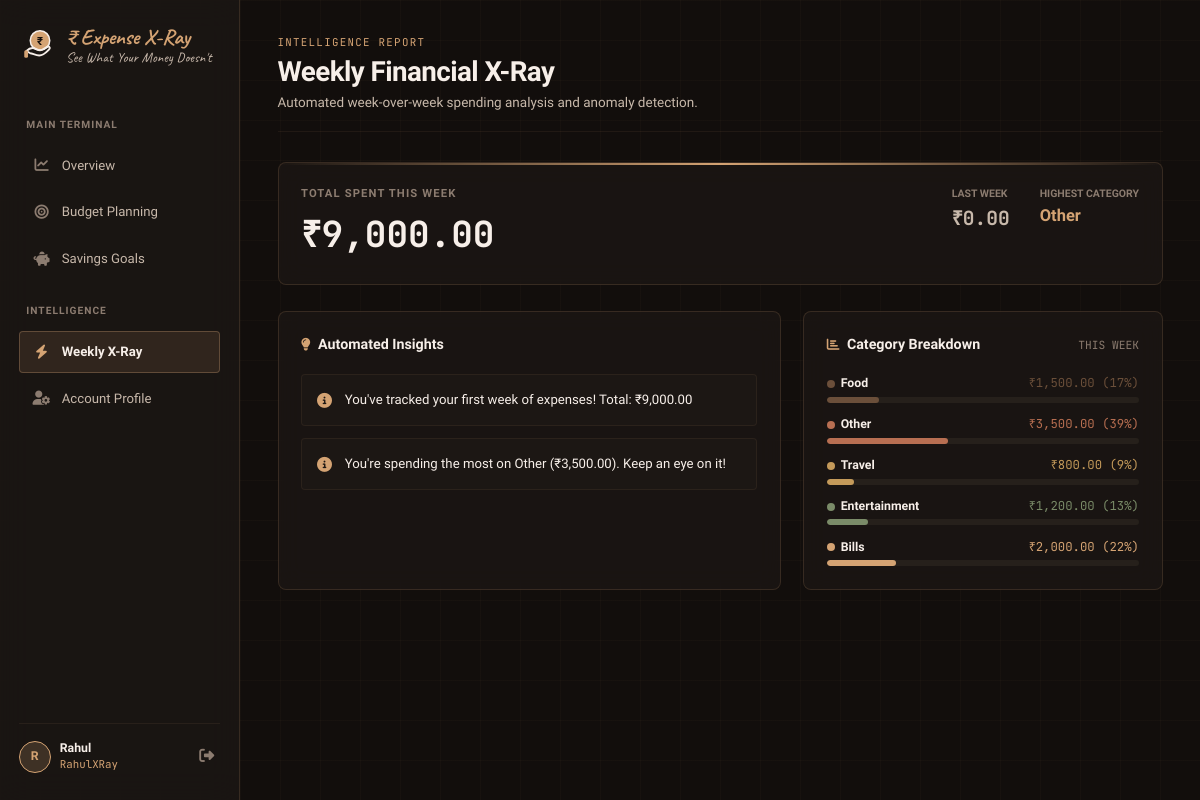
Screenshot of /reports (signed in) with the database file from the repository.
### models.py (models this page shows)
class User(db.Model):
    __tablename__ = 'user'
    id = db.Column(db.Integer, primary_key=True)
    name = db.Column(db.String(100), nullable=True)           # Display name (e.g. "Rahul")
    expense_xray_id = db.Column(db.String(100), nullable=False, unique=True)  # e.g. "RahulXRay"
    password_hash = db.Column(db.String(256), nullable=False)
    created_at = db.Column(db.DateTime, default=datetime.utcnow)
    monthly_income = db.Column(db.Float, default=0.0)
    expenses = db.relationship('Expense', backref='owner', lazy=True)
    goals = db.relationship('Goal', backref='owner', lazy=True)

class Expense(db.Model):
    __tablename__ = 'expense'
    id = db.Column(db.Integer, primary_key=True)
    amount = db.Column(db.Float, nullable=False)
    description = db.Column(db.String(200), nullable=False)
    category = db.Column(db.String(50), nullable=False)
    date = db.Column(db.DateTime, default=datetime.utcnow)
    user_id = db.Column(db.Integer, db.ForeignKey('user.id'), nullable=True)

### app.py (the view)
@app.route('/reports')
@login_required
def reports():
    user = get_current_user()
    insights = get_weekly_insights(user_id=user.id)
    return render_template('reports.html', insights=insights, user=user)

### app.py (called while the page is built)
def login_required(f):
    @functools.wraps(f)
    def decorated(*args, **kwargs):
        if 'user_id' not in session:
            flash('Please log in to access this page.', 'info')
            return redirect(url_for('login'))
        return f(*args, **kwargs)
    return decorated

def get_current_user():
    if 'user_id' not in session:
        return None
    return User.query.get(session['user_id'])

### templates/reports.html (shortened to what this page needs)
{% extends "base.html" %}
{% block content %}
<div class="page-top">
  <div>
    <div class="page-eyebrow">Intelligence Report</div>
    <h1 class="page-title">Weekly Financial X-Ray</h1>
    <p class="page-subtitle">Automated week-over-week spending analysis and anomaly detection.</p>
  </div>
</div>
<div class="card" style="margin-bottom:1.75rem;position:relative;overflow:hidden">
  <div style="position:absolute;top:0;left:0;right:0;height:2px;background:linear-gradient(90deg, transparent, var(--accent-bronze), transparent)"></div>
  <div style="display:flex;justify-content:space-between;align-items:flex-start;gap:2rem;flex-wrap:wrap">
    <div>
      <div style="font-size:0.75rem;font-weight:700;text-transform:uppercase;letter-spacing:0.1em;color:var(--text-muted);margin-bottom:0.3rem">
        TOTAL SPENT THIS WEEK
      </div>
      <div style="font-family:var(--font-mono);font-size:2.4rem;font-weight:700;color:var(--text-primary)">
        ₹{{ "{:,.2f}".format(insights.current_total or 0) }}
      </div>
    </div>
    <div style="display:flex;gap:2rem">
      <div>
        <div style="font-size:0.7rem;font-weight:700;text-transform:uppercase;color:var(--text-muted)">LAST WEEK</div>
        <div style="font-family:var(--font-mono);font-size:1.3rem;font-weight:700;color:var(--text-secondary);margin-top:0.2rem">
          ₹{{ "{:,.2f}".format(insights.past_total or 0) }}
        </div>
      </div>
      {% if insights.highest_category %}
      <div>
        <div style="font-size:0.7rem;font-weight:700;text-transform:uppercase;color:var(--text-muted)">HIGHEST CATEGORY</div>
        <div style="font-size:1.1rem;font-weight:700;color:var(--accent-bronze);margin-top:0.2rem">
          {{ insights.highest_category }}
        </div>
      </div>
      {% endif %}
    </div>
  </div>
</div>
<div class="two-col">
  <div class="card">
    <div class="card-header">
      <span class="card-title"><i class="card-title-icon fas fa-lightbulb"></i> Automated Insights</span>
    </div>
    {% if insights.insights %}
      <div style="display:flex;flex-direction:column;gap:0.85rem">
        {% for item in insights.insights %}
        <div style="padding:1rem;background:var(--bg-surface);border:1px solid var(--border-subtle);border-radius:var(--radius-sm);display:flex;gap:0.85rem;align-items:flex-start">
          <i class="fas {% if item.type == 'warning' %}fa-triangle-exclamation{% elif item.type == 'success' %}fa-circle-check{% else %}fa-info-circle{% endif %}"
             style="color:{% if item.type == 'warning' %}var(--accent-terracotta){% elif item.type == 'success' %}var(--accent-sage){% else %}var(--accent-bronze){% endif %};margin-top:0.2rem"></i>
          <div style="font-size:0.88rem;color:var(--text-primary);line-height:1.45">{{ item.text }}</div>
        </div>
        {% endfor %}
      </div>
    {% else %}
      <div style="color:var(--text-muted);padding:2rem 0;text-align:center">No weekly insights generated yet. Add transactions to see analytical findings!</div>
    {% endif %}
  </div>
  <div class="card">
    <div class="card-header">
      <span class="card-title"><i class="card-title-icon fas fa-chart-bar"></i> Category Breakdown</span>
      <span style="font-family:var(--font-mono);font-size:0.75rem;color:var(--text-muted)">THIS WEEK</span>
    </div>
    {% if insights.category_breakdown %}
      {% set cat_palette = ['#6B4F3A', '#B86F52', '#C49A5A', '#7A8B68', '#D4A373', '#C5B4A5'] %}
      <div style="display:flex;flex-direction:column;gap:0.85rem">
        {% for cat, val in insights.category_breakdown.items() %}
        {% set cat_pct = (val / insights.current_total * 100) if insights.current_total > 0 else 0 %}
        {% set bar_color = cat_palette[loop.index0 % 6] %}
        <div>
          <div style="display:flex;justify-content:space-between;font-size:0.82rem;margin-bottom:0.25rem">
            <span style="color:var(--text-primary);font-weight:600;display:flex;align-items:center;gap:0.4rem">
              <span style="display:inline-block;width:8px;height:8px;border-radius:50%;background:{{ bar_color }}"></span>
              {{ cat }}
            </span>
            <span style="font-family:var(--font-mono);color:{{ bar_color }}">₹{{ "{:,.2f}".format(val) }} ({{ "{:.0f}".format(cat_pct) }}%)</span>
          </div>
          <div style="height:6px;background:var(--bg-elevated);border-radius:3px;overflow:hidden">
            <div style="height:100%;width:{{ cat_pct }}%;background:{{ bar_color }};border-radius:3px"></div>
          </div>
        </div>
        {% endfor %}
      </div>
    {% else %}
      <div style="color:var(--text-muted);padding:2rem 0;text-align:center">No expenses recorded for this week.</div>
    {% endif %}
  </div>
</div>
{% endblock %}

### templates/base.html (shortened to what this page needs)
<!DOCTYPE html>
<html lang="en">
<head>
  <link rel="stylesheet" href="https://cdnjs.cloudflare.com/ajax/libs/font-awesome/6.4.0/css/all.min.css">
  <link rel="stylesheet" href="{{ url_for('static', filename='css/style.css') }}">
</head>
<body>
  <div class="app-container">
    <aside class="app-sidebar" id="app-sidebar">
      <a href="{{ url_for('dashboard') }}" class="brand-header">
        <svg class="brand-logo-svg" width="36" height="36" viewBox="0 0 48 48" fill="none">
          <text x="28" y="24" font-family="'Plus Jakarta Sans', sans-serif" font-weight="700" font-size="15" fill="#120E0C" text-anchor="middle">₹</text>
        </svg>
        <div class="brand-text-col">
          <span class="brand-title">₹ Expense X-Ray</span>
          <span class="brand-subtitle">See What Your Money Doesn't</span>
        </div>
      </a>
      <nav class="sidebar-nav">
        <div class="nav-section-label">Main Terminal</div>
        <a href="{{ url_for('dashboard') }}" class="nav-item {% if request.endpoint == 'dashboard' %}active{% endif %}">
          <i class="fas fa-chart-line"></i> Overview
        </a>
        <a href="{{ url_for('set_budget') }}" class="nav-item {% if request.endpoint == 'set_budget' %}active{% endif %}">
          <i class="fas fa-bullseye"></i> Budget Planning
        </a>
        <a href="{{ url_for('savings_goals') }}" class="nav-item {% if request.endpoint == 'savings_goals' %}active{% endif %}">
          <i class="fas fa-piggy-bank"></i> Savings Goals
        </a>
        <div class="nav-section-label">Intelligence</div>
        <a href="{{ url_for('reports') }}" class="nav-item {% if request.endpoint == 'reports' %}active{% endif %}">
          <i class="fas fa-bolt"></i> Weekly X-Ray
        </a>
        <a href="{{ url_for('profile') }}" class="nav-item {% if request.endpoint == 'profile' %}active{% endif %}">
          <i class="fas fa-user-gear"></i> Account Profile
        </a>
      </nav>
      {% if user %}
      <div class="sidebar-user">
        <a href="{{ url_for('profile') }}" class="user-chip">
          <div class="user-avatar">{{ user.name[0]|upper if user.name else 'U' }}</div>
          <div class="user-info">
            <span class="user-name">{{ user.name or 'User' }}</span>
            <span class="user-id">{{ user.expense_xray_id }}</span>
          </div>
        </a>
        <a href="{{ url_for('logout') }}" class="btn-logout" title="Sign Out">
          <i class="fas fa-sign-out-alt"></i>
        </a>
      </div>
      {% endif %}
    </aside>
    <main class="app-main">
      {% block content %}{% endblock %}
    </main>
  </div>
</body>
</html>

### rows the page displays
User: name "R", name "Rahul", expense_xray_id "RahulXRay"
Expense: highest_category "Other", category "Other", amount "3,500.00", cat_pct "39", {{ cat_pct }} 38.88888888888889 (drawn)
Expense: category "Food", amount "1,500.00", cat_pct "17", {{ cat_pct }} 16.666666666666664 (drawn)
Expense: category "Travel", amount "800.00", cat_pct "9", {{ cat_pct }} 8.88888888888889 (drawn)
Expense: category "Entertainment", amount "1,200.00", cat_pct "13", {{ cat_pct }} 13.333333333333334 (drawn)
Expense: category "Bills", amount "2,000.00", cat_pct "22", {{ cat_pct }} 22.22222222222222 (drawn)

### other values shown
{{ "{:,.2f}".format(insights.current_total or 0) }} "9,000.00"
{{ "{:,.2f}".format(insights.past_total or 0) }} "0.00"
{{ item.text }} "You've tracked your first week of expenses! Total: ₹9,000.00" "You're spending the most on Other (₹3,500.00). Keep an eye on it!"
